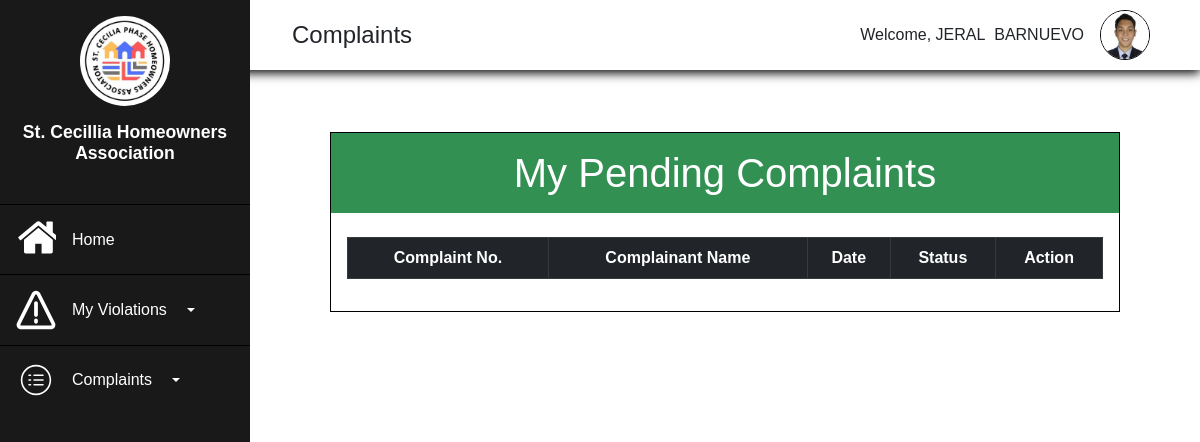
/Homeowners/PendingCom.php (signed in), run on an earlier commit of the app's database.
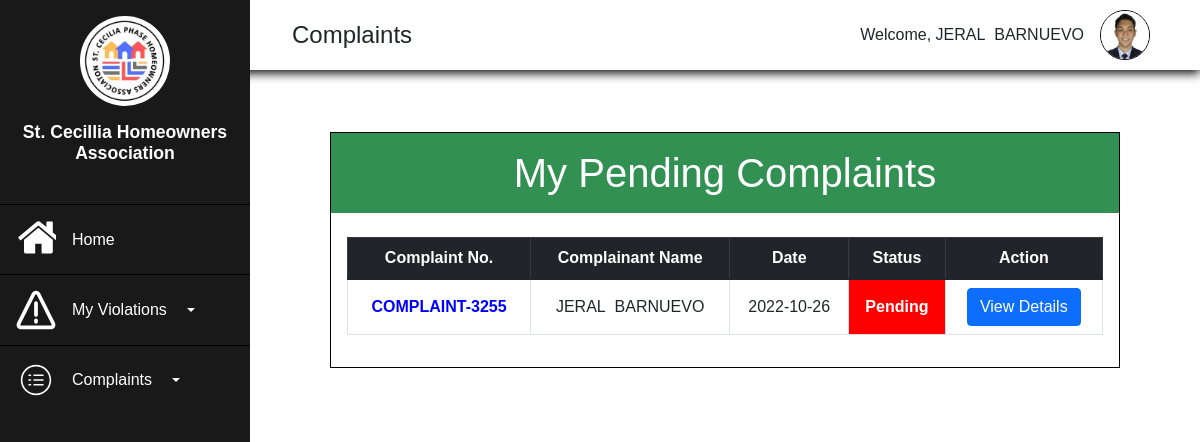
And on a later commit of the database.
### tables this page shows
CREATE TABLE `complaint` (
  `Complaint_ID` int(11) NOT NULL,
  `homeownersID` int(11) DEFAULT NULL,
  `adminID` int(11) DEFAULT NULL,
  `Complaint_No` varchar(255) NOT NULL,
  `Complainant_Name` varchar(255) NOT NULL,
  `Complaint_Details` text NOT NULL,
  `Address` varchar(255) NOT NULL,
  `ContactNo` varchar(255) NOT NULL,
  `Attachment` varchar(255) NOT NULL,
  `Date` date NOT NULL DEFAULT current_timestamp(),
  `Status` varchar(255) NOT NULL,
  `Remarks` text NOT NULL,
  `forward_status` text NOT NULL,
  `Forward_To` int(12) DEFAULT NULL
);

CREATE TABLE `homeowners` (
  `Homeowners_ID` int(11) NOT NULL,
  `Account_Number` varchar(255) NOT NULL,
  `First_Name` varchar(255) NOT NULL,
  `Last_Name` varchar(255) NOT NULL,
  `Gender` varchar(255) NOT NULL,
  `Age` int(255) NOT NULL,
  `ContactNo` varchar(255) NOT NULL,
  `Address` varchar(255) NOT NULL,
  `Birthdate` date NOT NULL,
  `Email` varchar(255) NOT NULL,
  `Image` varchar(255) NOT NULL,
  `Password` varchar(255) NOT NULL,
  `Confirm_Password` varchar(255) NOT NULL,
  `VerificationCode` varchar(255) NOT NULL,
  `verified` int(10) NOT NULL DEFAULT 0,
  `date_registered` datetime NOT NULL DEFAULT current_timestamp()
);

### Homeowners/PendingCom.php (the view, shortened to what this page needs)
<?php
    require("../Admin/process.php");
?>
<!DOCTYPE html>
<html lang="en">
<head>
    <link rel="stylesheet" href="https://use.fontawesome.com/releases/v5.15.4/css/all.css">
    <link rel="stylesheet" href="all.css">
    <link href="https://cdn.jsdelivr.net/npm/bootstrap@5.1.3/dist/css/bootstrap.min.css" rel="stylesheet">
    <link rel="stylesheet" href="homeowners-dash.css">
    <link rel="stylesheet" type="text/css" href="https://cdnjs.cloudflare.com/ajax/libs/twitter-bootstrap/5.1.3/css/bootstrap.min.css"/>
    <link rel="stylesheet" type="text/css" href="https://cdn.datatables.net/v/bs5/jszip-2.5.0/dt-1.12.1/b-2.2.3/b-colvis-2.2.3/b-html5-2.2.3/b-print-2.2.3/datatables.min.css"/>
</head>
<body>
    <?php
    if(!empty($_SESSION['Homeowners_ID'])){
        $HomeownersID=$_SESSION['Homeowners_ID'];
        $result=mysqli_query($conn, "SELECT*FROM homeowners WHERE Homeowners_ID='$HomeownersID'");
        $row=mysqli_fetch_assoc($result);
    }
?>
    <div class="main">
    <div class="side">
        <div class="logo">
            <img src="../Assets/logo.jpg" alt="" width="90px">
            <h2>St. Cecillia Homeowners Association</h2>
        </div>
        <div class="button">
            <ul class="side-button">
                <a href="Homeowners-dash.php"><button class="buttn">
                    <p>Home</p>
                </button></a>
                <button class="buttn buttn-primary dropdown-toggle" data-bs-toggle="dropdown">
                    <p>My Violations</p>
                </button>
                <button type="button" class="buttn buttn-primary dropdown-toggle" data-bs-toggle="dropdown">
                    <p>Complaints</p>
                </button>
            </ul>
        </div>
    </div>
    <div class="top">
        <div class="burger">
            <p>Complaints</p>
        </div>
        <div class="profile">
        <div class="welcome"><p>Welcome, <?php echo $row['First_Name'], "&nbsp;&nbsp;",$row['Last_Name']; ?></p></div>
        <div class="image" onclick="Dropmenu();">
                <img src="../Register/imgs/<?php echo $row['Image']; ?>" alt="" width="50px">
            </div>
        </div>
    </div>
    <div class="body content">
    <div class="container11">
        <div class="table-violations">
        <h1>My Pending Complaints</h1>
        <div class="table-1">
        <table class="table table-bordered table-hover" id="mytable" >
            <thead class="table-dark">
            <th class="text-center">Complaint No.</th>
            <th class="text-center">Complainant Name</th>
            <th class="text-center">Date</th>
            <th class="text-center">Status</th>
            <th class="text-center">Action</th>
            </thead>
            <tbody>
            <?php
        if(!empty($_SESSION['Homeowners_ID'])){
        $homeownersID=$_SESSION['Homeowners_ID'];
        $query=mysqli_query($conn,"SELECT complaint.Complaint_ID, complaint.homeownersID, complaint.Complaint_No, complaint.Complainant_Name, complaint.Complaint_Details,complaint.Address,
        complaint.ContactNo, complaint.Address, complaint.Date, complaint.Status, complaint.forward_status, homeowners.First_Name,homeowners.Last_Name FROM complaint INNER JOIN homeowners
        ON complaint.homeownersID=homeowners.Homeowners_ID WHERE complaint.homeownersID=$homeownersID and (complaint.Status='Pending' or complaint.Status='In Process') and complaint.forward_status='' ORDER BY complaint.Complaint_ID DESC");
        while($row1=mysqli_fetch_assoc($query)){
        ?>
                <tr>
                    <td class="text-center align-middle" style="color:blue; font-weight:600"><?php echo $row1['Complaint_No']?></td>
                    <td class="text-center align-middle"><?php echo $row1['First_Name'], "&nbsp&nbsp",$row1['Last_Name'] ?></td>
                    <td class="text-center align-middle"><?php echo $row1['Date'] ?></td>
                    <td class="text-center align-middle" style="color:white; background-color:red; font-weight:700"><?php echo $row1['Status'] ?></td>
                    <td class="text-center align-middle"><button class="btn btn-primary" data-bs-toggle="modal" data-bs-target="#viewmore<?php echo  $row1['Complaint_ID']; ?>">View Details</button></td>
                </tr>
                <?php
                 }
            }
             ?>
            </tbody>
        </table>
    </div>
    </div>
    </div>
    </div>
</div>
</body>
</html>

What changed in the data, as far as the page shows it:
added complaint: Complaint_No "COMPLAINT-3255", homeownersID.First_Name "JERAL", homeownersID.Last_Name "BARNUEVO", Date "2022-10-26", Status "Pending"
